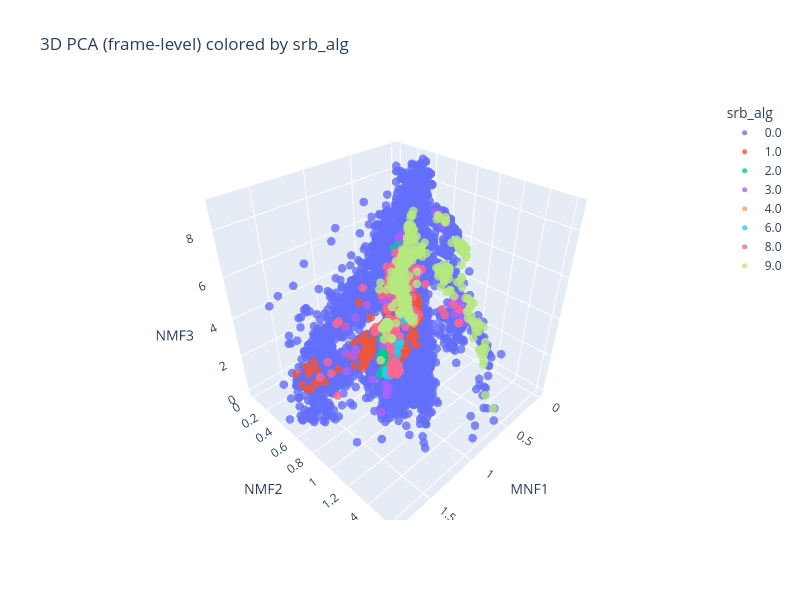

Here is the notebook cell this chart was saved with:
### Code cell
plot_3d_features(nmf_df, 'target')
